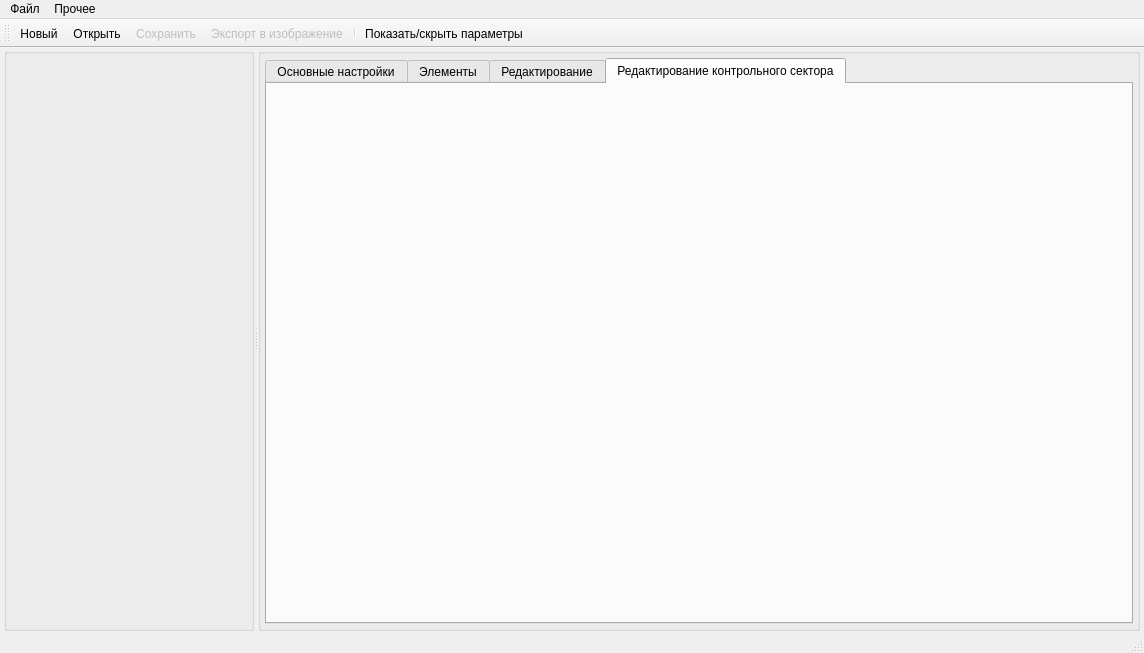
<?xml version="1.0" encoding="UTF-8"?>
<ui version="4.0">
 <class>MainWindow</class>
 <widget class="QMainWindow" name="MainWindow">
  <property name="windowModality">
   <enum>Qt::NonModal</enum>
  </property>
  <property name="enabled">
   <bool>true</bool>
  </property>
  <property name="geometry">
   <rect>
    <x>0</x>
    <y>0</y>
    <width>1144</width>
    <height>653</height>
   </rect>
  </property>
  <property name="sizePolicy">
   <sizepolicy hsizetype="Expanding" vsizetype="Expanding">
    <horstretch>0</horstretch>
    <verstretch>0</verstretch>
   </sizepolicy>
  </property>
  <property name="minimumSize">
   <size>
    <width>0</width>
    <height>0</height>
   </size>
  </property>
  <property name="windowTitle">
   <string>Конструктор схем ВОЛП</string>
  </property>
  <property name="styleSheet">
   <string notr="true"/>
  </property>
  <widget class="QWidget" name="centralwidget">
   <layout class="QHBoxLayout" name="horizontalLayout">
    <property name="leftMargin">
     <number>4</number>
    </property>
    <property name="topMargin">
     <number>0</number>
    </property>
    <property name="rightMargin">
     <number>4</number>
    </property>
    <property name="bottomMargin">
     <number>0</number>
    </property>
    <item>
     <widget class="QSplitter" name="centralwidget_splitter">
      <property name="orientation">
       <enum>Qt::Horizontal</enum>
      </property>
      <widget class="QGroupBox" name="gb_center">
       <property name="sizePolicy">
        <sizepolicy hsizetype="Preferred" vsizetype="Preferred">
         <horstretch>0</horstretch>
         <verstretch>0</verstretch>
        </sizepolicy>
       </property>
       <property name="minimumSize">
        <size>
         <width>250</width>
         <height>0</height>
        </size>
       </property>
       <property name="flat">
        <bool>false</bool>
       </property>
       <property name="checkable">
        <bool>false</bool>
       </property>
       <layout class="QVBoxLayout" name="verticalLayout" stretch="1">
        <property name="leftMargin">
         <number>4</number>
        </property>
        <property name="topMargin">
         <number>4</number>
        </property>
        <property name="rightMargin">
         <number>4</number>
        </property>
        <property name="bottomMargin">
         <number>4</number>
        </property>
        <item>
         <widget class="ImageWidget" name="imagewidget" native="true">
          <property name="enabled">
           <bool>true</bool>
          </property>
         </widget>
        </item>
       </layout>
      </widget>
      <widget class="QGroupBox" name="gb_right">
       <property name="sizePolicy">
        <sizepolicy hsizetype="Preferred" vsizetype="Preferred">
         <horstretch>0</horstretch>
         <verstretch>0</verstretch>
        </sizepolicy>
       </property>
       <property name="minimumSize">
        <size>
         <width>300</width>
         <height>0</height>
        </size>
       </property>
       <layout class="QVBoxLayout" name="verticalLayout_2">
        <property name="leftMargin">
         <number>4</number>
        </property>
        <property name="topMargin">
         <number>4</number>
        </property>
        <property name="rightMargin">
         <number>4</number>
        </property>
        <property name="bottomMargin">
         <number>4</number>
        </property>
        <item>
         <widget class="QTabWidget" name="tabw_right">
          <property name="currentIndex">
           <number>3</number>
          </property>
          <property name="documentMode">
           <bool>false</bool>
          </property>
          <widget class="QWidget" name="tab_general">
           <attribute name="title">
            <string>Основные настройки</string>
           </attribute>
           <layout class="QVBoxLayout" name="verticalLayout_5">
            <property name="spacing">
             <number>6</number>
            </property>
            <property name="leftMargin">
             <number>9</number>
            </property>
            <property name="topMargin">
             <number>9</number>
            </property>
            <property name="rightMargin">
             <number>9</number>
            </property>
            <property name="bottomMargin">
             <number>9</number>
            </property>
            <item>
             <widget class="QScrollArea" name="sa_general">
              <property name="frameShape">
               <enum>QFrame::NoFrame</enum>
              </property>
              <property name="horizontalScrollBarPolicy">
               <enum>Qt::ScrollBarAlwaysOff</enum>
              </property>
              <property name="widgetResizable">
               <bool>true</bool>
              </property>
              <widget class="QWidget" name="sa_general_contents">
               <property name="geometry">
                <rect>
                 <x>0</x>
                 <y>0</y>
                 <width>847</width>
                 <height>519</height>
                </rect>
               </property>
               <layout class="QVBoxLayout" name="verticalLayout_8">
                <property name="spacing">
                 <number>4</number>
                </property>
                <property name="leftMargin">
                 <number>0</number>
                </property>
                <property name="topMargin">
                 <number>0</number>
                </property>
                <property name="rightMargin">
                 <number>0</number>
                </property>
                <property name="bottomMargin">
                 <number>0</number>
                </property>
               </layout>
              </widget>
             </widget>
            </item>
           </layout>
          </widget>
          <widget class="QWidget" name="tab_elements">
           <attribute name="title">
            <string>Элементы</string>
           </attribute>
           <layout class="QVBoxLayout" name="verticalLayout_3">
            <property name="spacing">
             <number>6</number>
            </property>
            <item>
             <widget class="QSplitter" name="splitter">
              <property name="orientation">
               <enum>Qt::Vertical</enum>
              </property>
              <widget class="QWidget" name="verticalLayoutWidget">
               <layout class="QVBoxLayout" name="vl_nodes">
                <property name="spacing">
                 <number>4</number>
                </property>
               </layout>
              </widget>
              <widget class="QWidget" name="verticalLayoutWidget_2">
               <layout class="QVBoxLayout" name="vl_connections">
                <property name="spacing">
                 <number>4</number>
                </property>
               </layout>
              </widget>
             </widget>
            </item>
           </layout>
          </widget>
          <widget class="QWidget" name="tab_editor">
           <attribute name="title">
            <string>Редактирование</string>
           </attribute>
           <layout class="QVBoxLayout" name="verticalLayout_7" stretch="0">
            <property name="spacing">
             <number>9</number>
            </property>
            <property name="leftMargin">
             <number>9</number>
            </property>
            <property name="topMargin">
             <number>9</number>
            </property>
            <property name="rightMargin">
             <number>9</number>
            </property>
            <property name="bottomMargin">
             <number>9</number>
            </property>
            <item>
             <widget class="QScrollArea" name="editor_scrollarea">
              <property name="frameShape">
               <enum>QFrame::NoFrame</enum>
              </property>
              <property name="horizontalScrollBarPolicy">
               <enum>Qt::ScrollBarAlwaysOff</enum>
              </property>
              <property name="widgetResizable">
               <bool>true</bool>
              </property>
              <widget class="QWidget" name="editor_scrollarea_contents">
               <property name="geometry">
                <rect>
                 <x>0</x>
                 <y>0</y>
                 <width>847</width>
                 <height>519</height>
                </rect>
               </property>
               <layout class="QVBoxLayout" name="verticalLayout_4">
                <property name="spacing">
                 <number>6</number>
                </property>
                <property name="leftMargin">
                 <number>0</number>
                </property>
                <property name="topMargin">
                 <number>0</number>
                </property>
                <property name="rightMargin">
                 <number>0</number>
                </property>
                <property name="bottomMargin">
                 <number>0</number>
                </property>
               </layout>
              </widget>
             </widget>
            </item>
           </layout>
          </widget>
          <widget class="QWidget" name="tab_control">
           <attribute name="title">
            <string>Редактирование контрольного сектора</string>
           </attribute>
           <layout class="QVBoxLayout" name="verticalLayout_6">
            <item>
             <layout class="QFormLayout" name="fl_control"/>
            </item>
           </layout>
          </widget>
         </widget>
        </item>
       </layout>
      </widget>
     </widget>
    </item>
   </layout>
  </widget>
  <widget class="QMenuBar" name="menu_bar">
   <property name="geometry">
    <rect>
     <x>0</x>
     <y>0</y>
     <width>1144</width>
     <height>22</height>
    </rect>
   </property>
   <widget class="QMenu" name="menu_file">
    <property name="title">
     <string>Файл</string>
    </property>
    <addaction name="action_new"/>
    <addaction name="action_open"/>
    <addaction name="separator"/>
    <addaction name="action_save"/>
    <addaction name="action_saveas"/>
    <addaction name="separator"/>
    <addaction name="action_export_to_image"/>
   </widget>
   <widget class="QMenu" name="menu">
    <property name="title">
     <string>Прочее</string>
    </property>
    <addaction name="action_parameters"/>
    <addaction name="action_edit_cable_lists"/>
    <addaction name="separator"/>
    <addaction name="action_settings"/>
   </widget>
   <addaction name="menu_file"/>
   <addaction name="menu"/>
  </widget>
  <widget class="QToolBar" name="tb_main">
   <property name="enabled">
    <bool>true</bool>
   </property>
   <property name="windowTitle">
    <string>Панель инструментов</string>
   </property>
   <property name="movable">
    <bool>true</bool>
   </property>
   <property name="allowedAreas">
    <set>Qt::AllToolBarAreas</set>
   </property>
   <property name="orientation">
    <enum>Qt::Horizontal</enum>
   </property>
   <property name="iconSize">
    <size>
     <width>32</width>
     <height>24</height>
    </size>
   </property>
   <property name="toolButtonStyle">
    <enum>Qt::ToolButtonIconOnly</enum>
   </property>
   <property name="floatable">
    <bool>false</bool>
   </property>
   <attribute name="toolBarArea">
    <enum>TopToolBarArea</enum>
   </attribute>
   <attribute name="toolBarBreak">
    <bool>false</bool>
   </attribute>
   <addaction name="action_new"/>
   <addaction name="action_open"/>
   <addaction name="action_save"/>
   <addaction name="action_export_to_image"/>
   <addaction name="separator"/>
   <addaction name="action_parameters"/>
  </widget>
  <widget class="QStatusBar" name="status_bar">
   <property name="sizeGripEnabled">
    <bool>true</bool>
   </property>
  </widget>
  <action name="action_new">
   <property name="icon">
    <iconset theme="document-new" resource="../../resources.qrc">
     <normaloff>:/white-icons/resources/white-icons/add-file.svg</normaloff>:/white-icons/resources/white-icons/add-file.svg</iconset>
   </property>
   <property name="text">
    <string>Новый</string>
   </property>
   <property name="shortcut">
    <string>Ctrl+N</string>
   </property>
  </action>
  <action name="action_open">
   <property name="icon">
    <iconset resource="../../resources.qrc">
     <normaloff>:/white-icons/resources/white-icons/open.svg</normaloff>:/white-icons/resources/white-icons/open.svg</iconset>
   </property>
   <property name="text">
    <string>Открыть</string>
   </property>
   <property name="shortcut">
    <string>Ctrl+O</string>
   </property>
  </action>
  <action name="action_saveas">
   <property name="enabled">
    <bool>false</bool>
   </property>
   <property name="icon">
    <iconset resource="../../resources.qrc">
     <normaloff>:/white-icons/resources/white-icons/save.svg</normaloff>:/white-icons/resources/white-icons/save.svg</iconset>
   </property>
   <property name="text">
    <string>Сохранить как</string>
   </property>
   <property name="shortcut">
    <string>Ctrl+Shift+S</string>
   </property>
  </action>
  <action name="action_save">
   <property name="enabled">
    <bool>false</bool>
   </property>
   <property name="icon">
    <iconset resource="../../resources.qrc">
     <normaloff>:/white-icons/resources/white-icons/save.svg</normaloff>:/white-icons/resources/white-icons/save.svg</iconset>
   </property>
   <property name="text">
    <string>Сохранить</string>
   </property>
  </action>
  <action name="action_zoomin">
   <property name="enabled">
    <bool>false</bool>
   </property>
   <property name="icon">
    <iconset resource="../../resources.qrc">
     <normaloff>:/white-icons/resources/white-icons/zoom-in.svg</normaloff>:/white-icons/resources/white-icons/zoom-in.svg</iconset>
   </property>
   <property name="text">
    <string>Увеличить</string>
   </property>
   <property name="shortcut">
    <string>Ctrl++</string>
   </property>
   <property name="menuRole">
    <enum>QAction::TextHeuristicRole</enum>
   </property>
  </action>
  <action name="action_zoomout">
   <property name="enabled">
    <bool>false</bool>
   </property>
   <property name="icon">
    <iconset resource="../../resources.qrc">
     <normaloff>:/white-icons/resources/white-icons/zoom-out.svg</normaloff>:/white-icons/resources/white-icons/zoom-out.svg</iconset>
   </property>
   <property name="text">
    <string>Уменьшить</string>
   </property>
   <property name="toolTip">
    <string>Уменьшить</string>
   </property>
   <property name="shortcut">
    <string>Ctrl+-</string>
   </property>
   <property name="menuRole">
    <enum>QAction::TextHeuristicRole</enum>
   </property>
  </action>
  <action name="action_edit_variables">
   <property name="enabled">
    <bool>false</bool>
   </property>
   <property name="icon">
    <iconset resource="../../resources.qrc">
     <normaloff>:/white-icons/resources/white-icons/text-editor.svg</normaloff>:/white-icons/resources/white-icons/text-editor.svg</iconset>
   </property>
   <property name="text">
    <string>Редактор переменных</string>
   </property>
   <property name="iconText">
    <string>Редактор переменных</string>
   </property>
   <property name="toolTip">
    <string>Редактор переменных</string>
   </property>
  </action>
  <action name="action_zoomfitpage">
   <property name="checkable">
    <bool>true</bool>
   </property>
   <property name="enabled">
    <bool>false</bool>
   </property>
   <property name="icon">
    <iconset resource="../../resources.qrc">
     <normaloff>:/white-icons/resources/white-icons/zoom-fit-width.svg</normaloff>:/white-icons/resources/white-icons/zoom-fit-width.svg</iconset>
   </property>
   <property name="text">
    <string>По ширине</string>
   </property>
   <property name="menuRole">
    <enum>QAction::TextHeuristicRole</enum>
   </property>
  </action>
  <action name="action_export_to_image">
   <property name="enabled">
    <bool>false</bool>
   </property>
   <property name="icon">
    <iconset resource="../../resources.qrc">
     <normaloff>:/white-icons/resources/white-icons/export.svg</normaloff>:/white-icons/resources/white-icons/export.svg</iconset>
   </property>
   <property name="text">
    <string>Экспорт в изображение</string>
   </property>
  </action>
  <action name="action_edit_templates">
   <property name="enabled">
    <bool>false</bool>
   </property>
   <property name="icon">
    <iconset resource="../../resources.qrc">
     <normaloff>:/white-icons/resources/white-icons/template.svg</normaloff>:/white-icons/resources/white-icons/template.svg</iconset>
   </property>
   <property name="text">
    <string>Редактор шаблонов</string>
   </property>
   <property name="menuRole">
    <enum>QAction::TextHeuristicRole</enum>
   </property>
  </action>
  <action name="action_edit_composition">
   <property name="enabled">
    <bool>false</bool>
   </property>
   <property name="icon">
    <iconset resource="../../resources.qrc">
     <normaloff>:/white-icons/resources/white-icons/items-tree.svg</normaloff>:/white-icons/resources/white-icons/items-tree.svg</iconset>
   </property>
   <property name="text">
    <string>Редактор состава ИД</string>
   </property>
   <property name="menuRole">
    <enum>QAction::TextHeuristicRole</enum>
   </property>
  </action>
  <action name="action_clear_trash">
   <property name="icon">
    <iconset resource="../../resources.qrc">
     <normaloff>:/white-icons/resources/white-icons/trash.svg</normaloff>:/white-icons/resources/white-icons/trash.svg</iconset>
   </property>
   <property name="text">
    <string>Очистка от мусора</string>
   </property>
  </action>
  <action name="action_edit_cable_lists">
   <property name="icon">
    <iconset>
     <normaloff>:/white-icons/resources/white-icons/list.svg</normaloff>:/white-icons/resources/white-icons/list.svg</iconset>
   </property>
   <property name="text">
    <string>Список кабелей</string>
   </property>
  </action>
  <action name="action_parameters">
   <property name="checkable">
    <bool>true</bool>
   </property>
   <property name="icon">
    <iconset resource="../../resources.qrc">
     <normaloff>:/white-icons/resources/white-icons/show-properties.svg</normaloff>:/white-icons/resources/white-icons/show-properties.svg</iconset>
   </property>
   <property name="text">
    <string>Показать/скрыть параметры</string>
   </property>
  </action>
  <action name="light_action">
   <property name="text">
    <string>Светлая</string>
   </property>
  </action>
  <action name="dark_action">
   <property name="text">
    <string>Тёмная</string>
   </property>
  </action>
  <action name="action_settings">
   <property name="icon">
    <iconset>
     <normaloff>:/white-icons/resources/white-icons/settings.svg</normaloff>:/white-icons/resources/white-icons/settings.svg</iconset>
   </property>
   <property name="text">
    <string>Настройки</string>
   </property>
   <property name="shortcut">
    <string>Ctrl+,</string>
   </property>
  </action>
 </widget>
 <customwidgets>
  <customwidget>
   <class>ImageWidget</class>
   <extends>QWidget</extends>
   <header>package/controllers/imagewidget</header>
   <container>1</container>
  </customwidget>
 </customwidgets>
 <resources>
  <include location="../../resources.qrc"/>
 </resources>
 <connections/>
</ui>
